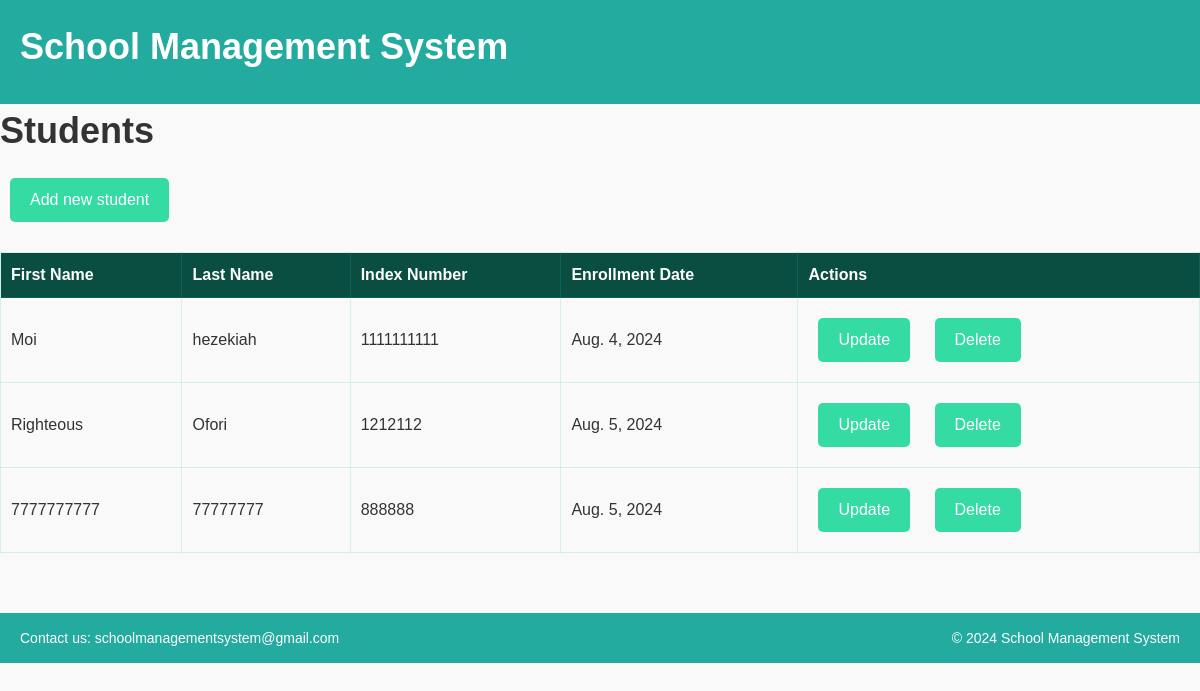
The page /student/ on the database its author committed.
### school_management/models.py (models this page shows, shortened)
class Student(models.Model):
    id = models.AutoField(primary_key=True)
    first_name = models.CharField(max_length=30)
    last_name = models.CharField(max_length=30)
    index_number = models.CharField(max_length=10, unique=True, null=True)
    enrollment_date = models.DateField(auto_now_add=True)

### school_management/views.py (the view)
# urls.py: path('student/', views.student_list, name='student_list'),
def student_list(request):
    students = Student.objects.all()
    return render(request, 'school_management/student_list.html', {'students': students})

### school_management/templates/school_management/student_list.html (shortened to what this page needs)
<!DOCTYPE html>
{% load static %}
<html>
<head>
    <link rel="stylesheet" type="text/css" href="{% static 'css/student_list.css' %}">
</head>
<body>
    <header>
        <div>
            <div class="logo">
                <h1 class="company-name">
                    <span>S</span>chool
                    <span>Management</span> System
                </h1>
            </div>
        </div>
    </header>
    <h1>Students</h1>
    <a href="{% url 'add_student' %}">Add new student</a>
    <div>
        <table>
            <tr>
                <th>First Name</th>
                <th>Last Name</th>
                <th>Index Number</th>
                <th>Enrollment Date</th>
                <th>Actions</th>
            </tr>
            {% for student in students %}
            <tr>
                <td>{{ student.first_name }}</td>
                <td>{{ student.last_name }}</td>
                <td>{{ student.index_number }}</td>
                <td>{{ student.enrollment_date }}</td>
                <td>
                    <a href="{% url 'student_update' pk=student.pk %}">Update</a>
                    <a href="{% url 'delete_student' pk=student.pk %}">Delete</a>
                </td>
            </tr>
            {% endfor %}
        </table>
    </div>
    <footer>
        <div class="footer-content">
            <p>Contact us: schoolmanagementsystem@gmail.com </p>
            <p>&copy; 2024 School Management System</p>
        </div>
    </footer>
</body>
</html>

### school_management/static/css/student_list.css (style rules this page uses)
* { box-sizing: border-box; margin: 0; padding: 0; }
body { font-family: Arial, sans-serif; font-size: 16px; line-height: 1.5; color: #333333; background-color: #f9f9f9; }
header { background-color: #23aba0; color: #fff; padding: 20px; text-align: center; }
h1 { font-size: 36px; margin-bottom: 10px; }
.logo { display: flex; align-items: center; }
a { display: inline-block; margin: 10px; padding: 10px 20px; color: #fff; background-color: #34dba3; text-decoration: none; border-radius: 5px; transition: background-color 0.3s ease; }
table { width: 100%; border-collapse: collapse; margin: 20px 0; border-radius: 10px; }
table, th, td { border: 1px solid rgba(37, 194, 168, 0.17); }
th, td { padding: 10px; text-align: left; }
th { background-color: rgb(10, 77, 65); color: #fff; }
.footer-content { display: flex; justify-content: space-between; align-items: center; margin-top: 20px; padding: 0 20px; color: #fff; font-size: 14px; line-height: 1.5; text-align: center; background-color:#23aba0; height: 50px; margin-top: 5%; }
.footer-content p { margin: 0; }

### rows shown on the page
Student: first_name "Moi", last_name "hezekiah", index_number "1111111111", enrollment_date "Aug. 4, 2024"
Student: first_name "Righteous", last_name "Ofori", index_number "1212112", enrollment_date "Aug. 5, 2024"
Student: first_name "7777777777", last_name "77777777", index_number "888888", enrollment_date "Aug. 5, 2024"
